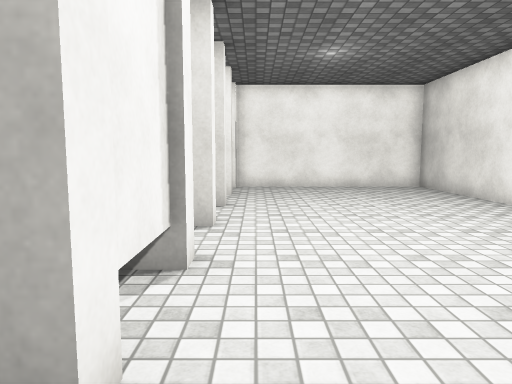
View 1 (above)

12 first-person views from a walk through a 3-D level made in the Unity game engine. The camera is 1.3 m above the floor, tilts 6° down and sees 70° across. Doors are open. The floor is counted in squares, 1 m on a side. Each view is taken from the middle of a square. On the plan, view 1 faces up. The plan holds only what a view shows up to about 15 squares ahead; the rest is blank. The player is left out. Surface patterns are stand-ins for the level's own textures.

View 2
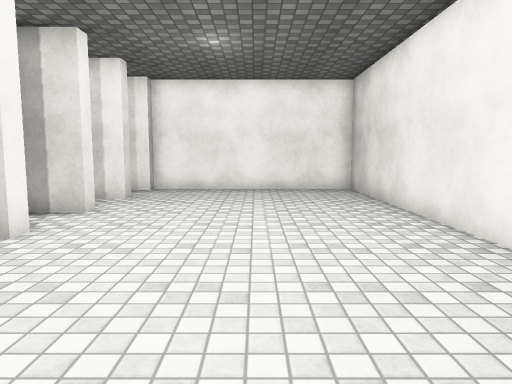

View 3
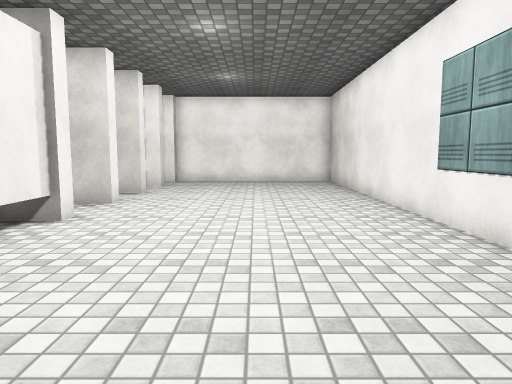

View 4
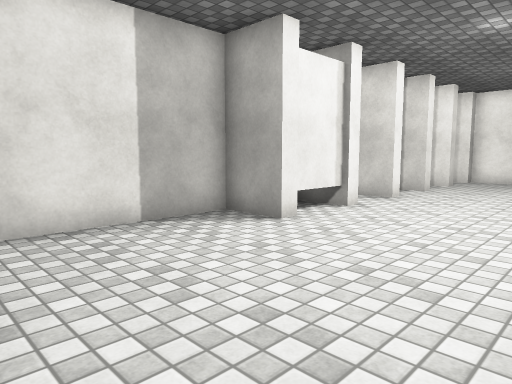

View 5
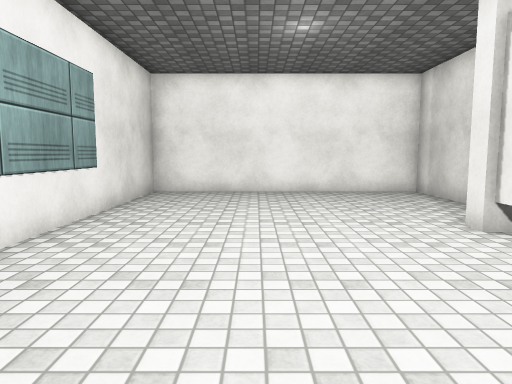

View 6
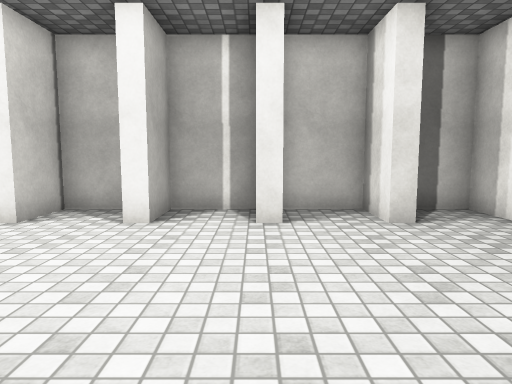

View 7
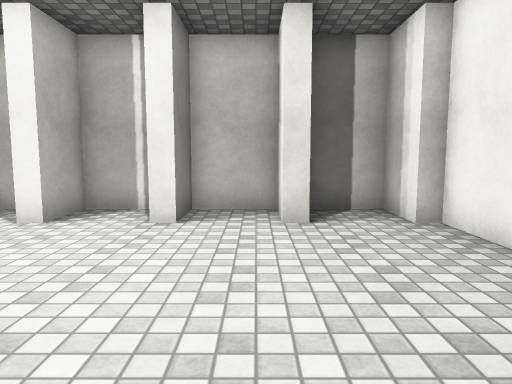

View 8
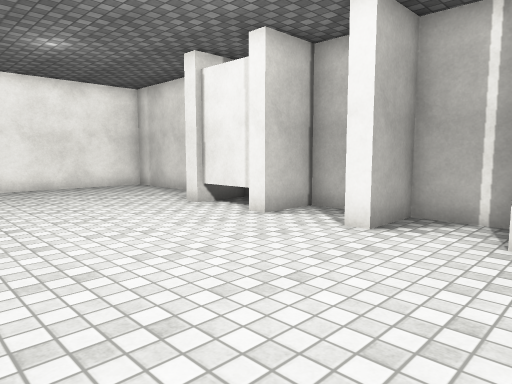

View 9
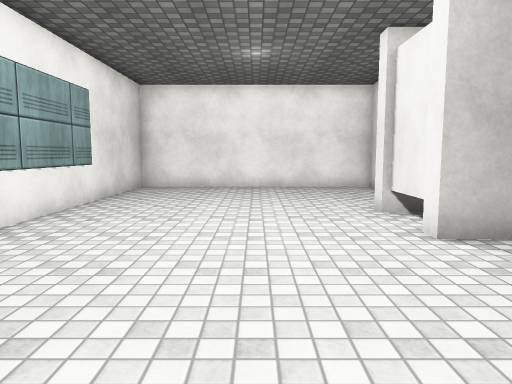

View 10
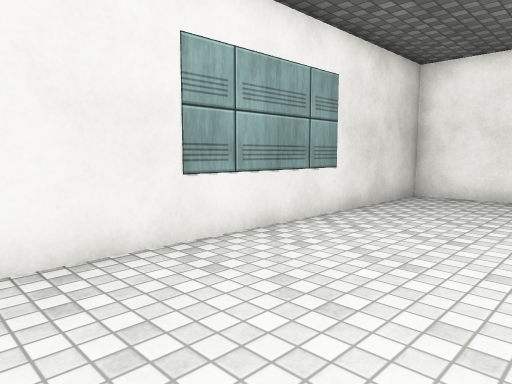

View 11
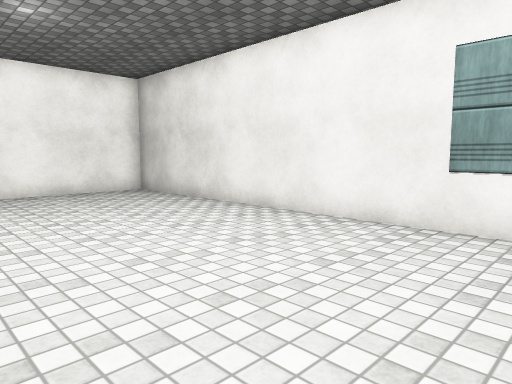

View 12
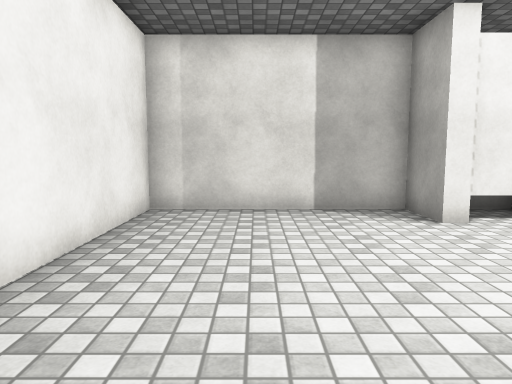

### Floor plan
Points are (right, up) in squares from view 1. A wall is a line through its corners. A room is listed if a view was taken in it or the views show most of it. See-through windows are left out.
Room 1 (views 1, 2, 3, 4, 5, 6, 7, 8, 9, 10, 11, 12)
walls: (-0.9, 4.1) (-0.9, 2); (-2.5, 1.6) (-2.5, -4.5) (6.5, -4.5) (6.5, 14.5) (-0.9, 14.5)
ways out: open door at (-1, 9.5) to room 2
Room 2 (no view inside)
walls: (-2.5, 11.6) (-2.5, 9.5)
ways out: open door at (-1, 9.5) to room 1
Room 3 (no view inside)
walls: (-2.5, 5.9) (-2.5, 4.5)
Room 4 (no view inside)
walls: (-2.5, 14.1) (-2.5, 12.2)
Room 5 (no view inside)
walls: (-2.5, 9) (-2.5, 7)

Positions as (right, up) in squares from view 1, and headings:
1: (0, 0), facing up
2: (3, 1), facing up
3: (3, -3), facing up
4: (4, -4), facing up-left
5: (3, 8), facing down
6: (6, 9), facing left
7: (6, 11), facing left
8: (5, 10), facing down-left
9: (2, 10), facing down
10: (2, 7), facing down-right
11: (0, 2), facing up-right
12: (6, -2), facing left
